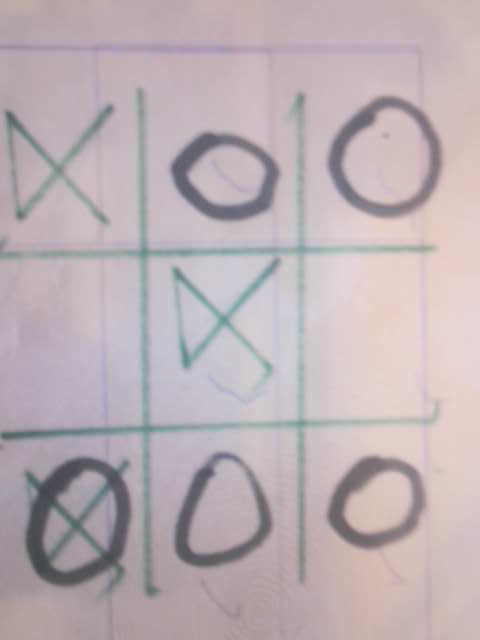
#> input picture python_to_GRBL-main/cam.png, 480 x 640 px
$ python ee.py
#> lines starting #> are read from the running program, lines starting #| are printed output that depends on the picture
import cv2

# Загрузка изображения
image = cv2.imread('cam.png')
#> image is the input picture: shape (640, 480, 3); mean B, G, R 180.7, 176.1, 188.6

# Координаты точек для обрезки (левый верхний угол и правый нижний угол)
x1, y1, x2, y2 = 0, 0, 211, 243

# Обрезка изображения
cropped_image = image[y1:y2, x1:x2]

# Сохранение обрезанного изображения
cv2.imwrite('1.jpg', cropped_image)

x1, y1, x2, y2 = 131, 61, 371, 232
# Обрезка изображения
cropped_image = image[y1:y2, x1:x2]
#> cropped_image: shape (171, 240, 3)

# Сохранение обрезанного изображения
cv2.imwrite('2.jpg', cropped_image)

x1, y1, x2, y2 = 286, 43, 475, 223
# Обрезка изображения
cropped_image = image[y1:y2, x1:x2]
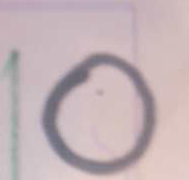
#> cropped_image: shape (180, 189, 3); mean B, G, R 182.6, 178.9, 195.6

# Сохранение обрезанного изображения
cv2.imwrite('3.jpg', cropped_image)


# Координаты точек для обрезки (левый верхний угол и правый нижний угол)
x1, y1, x2, y2 = 0, 206, 207, 419
# Обрезка изображения
cropped_image = image[y1:y2, x1:x2]
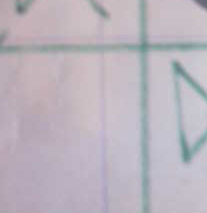
#> cropped_image: shape (213, 207, 3); mean B, G, R 189.8, 180.5, 187.6

# Сохранение обрезанного изображения
cv2.imwrite('4.jpg', cropped_image)


x1, y1, x2, y2 = 147, 216, 335, 429
# Обрезка изображения
cropped_image = image[y1:y2, x1:x2]
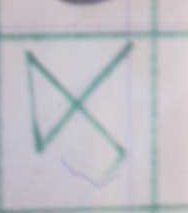
#> cropped_image: shape (213, 188, 3); mean B, G, R 198.3, 191.9, 193

# Сохранение обрезанного изображения
cv2.imwrite('5.jpg', cropped_image)


x1, y1, x2, y2 = 315, 217, 477, 426
# Обрезка изображения
cropped_image = image[y1:y2, x1:x2]
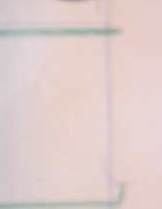
#> cropped_image: shape (209, 162, 3); mean B, G, R 204.1, 206.3, 224.3
cv2
# Сохранение обрезанного изображения
cv2.imwrite('6.jpg', cropped_image)


x1, y1, x2, y2 = 0, 391, 161, 631
# Обрезка изображения
cropped_image = image[y1:y2, x1:x2]
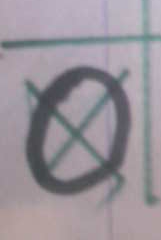
#> cropped_image: shape (240, 161, 3); mean B, G, R 154, 146.5, 153.4

# Сохранение обрезанного изображения
cv2.imwrite('7.jpg', cropped_image)

x1, y1, x2, y2 = 163, 409, 359, 633
# Обрезка изображения
cropped_image = image[y1:y2, x1:x2]
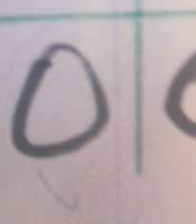
#> cropped_image: shape (224, 196, 3); mean B, G, R 170.5, 165.9, 178.5

# Сохранение обрезанного изображения
cv2.imwrite('8.jpg', cropped_image)

x1, y1, x2, y2 = 308, 395, 475, 637
# Обрезка изображения
cropped_image = image[y1:y2, x1:x2]
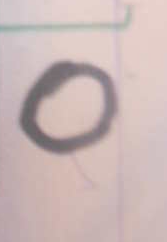
#> cropped_image: shape (242, 167, 3); mean B, G, R 182.3, 183.8, 202.6

# Сохранение обрезанного изображения
cv2.imwrite('9.jpg', cropped_image)


# Загрузка изображения
